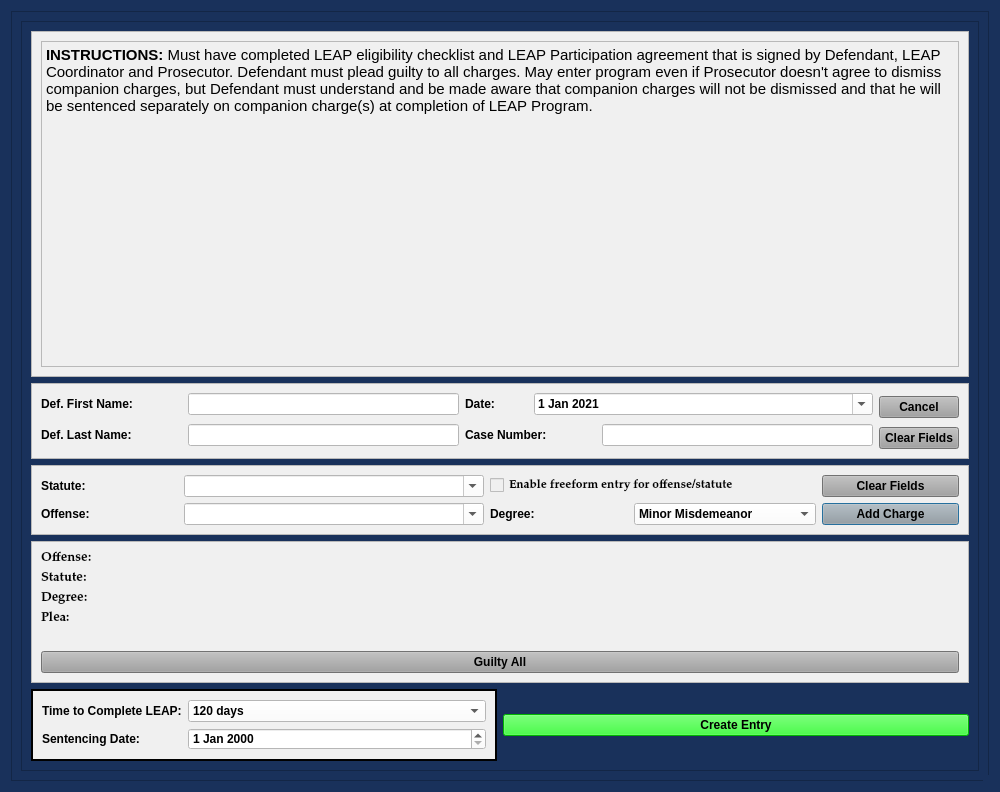
<?xml version="1.0" encoding="UTF-8"?>
<ui version="4.0">
 <class>LeapPleaLongDialog</class>
 <widget class="QDialog" name="LeapPleaLongDialog">
  <property name="windowModality">
   <enum>Qt::NonModal</enum>
  </property>
  <property name="geometry">
   <rect>
    <x>0</x>
    <y>0</y>
    <width>1000</width>
    <height>792</height>
   </rect>
  </property>
  <property name="sizePolicy">
   <sizepolicy hsizetype="Fixed" vsizetype="Preferred">
    <horstretch>0</horstretch>
    <verstretch>0</verstretch>
   </sizepolicy>
  </property>
  <property name="minimumSize">
   <size>
    <width>0</width>
    <height>0</height>
   </size>
  </property>
  <property name="maximumSize">
   <size>
    <width>2500</width>
    <height>3500</height>
   </size>
  </property>
  <property name="palette">
   <palette>
    <active>
     <colorrole role="Button">
      <brush brushstyle="SolidPattern">
       <color alpha="255">
        <red>25</red>
        <green>49</green>
        <blue>91</blue>
       </color>
      </brush>
     </colorrole>
     <colorrole role="Base">
      <brush brushstyle="SolidPattern">
       <color alpha="255">
        <red>25</red>
        <green>49</green>
        <blue>91</blue>
       </color>
      </brush>
     </colorrole>
     <colorrole role="Window">
      <brush brushstyle="SolidPattern">
       <color alpha="255">
        <red>25</red>
        <green>49</green>
        <blue>91</blue>
       </color>
      </brush>
     </colorrole>
    </active>
    <inactive>
     <colorrole role="Button">
      <brush brushstyle="SolidPattern">
       <color alpha="255">
        <red>25</red>
        <green>49</green>
        <blue>91</blue>
       </color>
      </brush>
     </colorrole>
     <colorrole role="Base">
      <brush brushstyle="SolidPattern">
       <color alpha="255">
        <red>25</red>
        <green>49</green>
        <blue>91</blue>
       </color>
      </brush>
     </colorrole>
     <colorrole role="Window">
      <brush brushstyle="SolidPattern">
       <color alpha="255">
        <red>25</red>
        <green>49</green>
        <blue>91</blue>
       </color>
      </brush>
     </colorrole>
    </inactive>
    <disabled>
     <colorrole role="Button">
      <brush brushstyle="SolidPattern">
       <color alpha="255">
        <red>25</red>
        <green>49</green>
        <blue>91</blue>
       </color>
      </brush>
     </colorrole>
     <colorrole role="Base">
      <brush brushstyle="SolidPattern">
       <color alpha="255">
        <red>25</red>
        <green>49</green>
        <blue>91</blue>
       </color>
      </brush>
     </colorrole>
     <colorrole role="Window">
      <brush brushstyle="SolidPattern">
       <color alpha="255">
        <red>25</red>
        <green>49</green>
        <blue>91</blue>
       </color>
      </brush>
     </colorrole>
    </disabled>
   </palette>
  </property>
  <property name="font">
   <font>
    <family>Palatino Linotype</family>
    <pointsize>10</pointsize>
    <weight>75</weight>
    <italic>false</italic>
    <bold>true</bold>
   </font>
  </property>
  <property name="windowTitle">
   <string>Leap Plea Case Information</string>
  </property>
  <property name="toolTip">
   <string/>
  </property>
  <property name="styleSheet">
   <string notr="true">background-color: rgb(25, 49, 91);
font: 75 10pt &quot;Palatino Linotype&quot;;
font-weight: bold;</string>
  </property>
  <property name="sizeGripEnabled">
   <bool>true</bool>
  </property>
  <property name="modal">
   <bool>true</bool>
  </property>
  <layout class="QVBoxLayout" name="verticalLayout" stretch="2">
   <item>
    <widget class="QFrame" name="frame_4">
     <property name="styleSheet">
      <string notr="true">background-color: rgb(25, 49, 91);</string>
     </property>
     <property name="frameShape">
      <enum>QFrame::StyledPanel</enum>
     </property>
     <property name="frameShadow">
      <enum>QFrame::Raised</enum>
     </property>
     <layout class="QGridLayout" name="gridLayout_4">
      <item row="0" column="0">
       <widget class="QScrollArea" name="scrollArea">
        <property name="widgetResizable">
         <bool>true</bool>
        </property>
        <widget class="QWidget" name="scrollAreaWidgetContents">
         <property name="geometry">
          <rect>
           <x>0</x>
           <y>0</y>
           <width>960</width>
           <height>752</height>
          </rect>
         </property>
         <layout class="QGridLayout" name="gridLayout_5">
          <item row="0" column="0" colspan="2">
           <widget class="QFrame" name="frame_2">
            <property name="styleSheet">
             <string notr="true">background-color: rgb(240, 240, 240);</string>
            </property>
            <property name="frameShape">
             <enum>QFrame::StyledPanel</enum>
            </property>
            <property name="frameShadow">
             <enum>QFrame::Raised</enum>
            </property>
            <layout class="QVBoxLayout" name="verticalLayout_3">
             <item>
              <widget class="QTextBrowser" name="textBrowser">
               <property name="html">
                <string>&lt;!DOCTYPE HTML PUBLIC &quot;-//W3C//DTD HTML 4.0//EN&quot; &quot;http://www.w3.org/TR/REC-html40/strict.dtd&quot;&gt;
&lt;html&gt;&lt;head&gt;&lt;meta name=&quot;qrichtext&quot; content=&quot;1&quot; /&gt;&lt;style type=&quot;text/css&quot;&gt;
p, li { white-space: pre-wrap; }
&lt;/style&gt;&lt;/head&gt;&lt;body style=&quot; font-family:'Palatino Linotype'; font-size:10pt; font-weight:600; font-style:normal;&quot;&gt;
&lt;p style=&quot; margin-top:0px; margin-bottom:0px; margin-left:0px; margin-right:0px; -qt-block-indent:0; text-indent:0px;&quot;&gt;&lt;span style=&quot; font-size:11pt;&quot;&gt;INSTRUCTIONS: &lt;/span&gt;&lt;span style=&quot; font-size:11pt; font-weight:400;&quot;&gt;Must have completed LEAP eligibility checklist and LEAP Participation agreement that is signed by Defendant, LEAP Coordinator and Prosecutor. Defendant must plead guilty to all charges. May enter program even if Prosecutor doesn't agree to dismiss companion charges, but Defendant must understand and be made aware that companion charges will not be dismissed and that he will be sentenced separately on companion charge(s) at completion of LEAP Program.&lt;/span&gt;&lt;/p&gt;&lt;/body&gt;&lt;/html&gt;</string>
               </property>
              </widget>
             </item>
            </layout>
           </widget>
          </item>
          <item row="1" column="0" colspan="2">
           <widget class="QFrame" name="frame_3">
            <property name="styleSheet">
             <string notr="true">background-color: rgb(240, 240, 240);</string>
            </property>
            <property name="frameShape">
             <enum>QFrame::StyledPanel</enum>
            </property>
            <property name="frameShadow">
             <enum>QFrame::Raised</enum>
            </property>
            <layout class="QGridLayout" name="gridLayout">
             <item row="0" column="0">
              <widget class="QLabel" name="label">
               <property name="minimumSize">
                <size>
                 <width>141</width>
                 <height>0</height>
                </size>
               </property>
               <property name="text">
                <string>Def. First Name:</string>
               </property>
              </widget>
             </item>
             <item row="0" column="1">
              <widget class="QLineEdit" name="defendant_first_name_lineEdit">
               <property name="maximumSize">
                <size>
                 <width>500</width>
                 <height>16777215</height>
                </size>
               </property>
               <property name="styleSheet">
                <string notr="true">background-color: rgb(255, 255, 255);</string>
               </property>
              </widget>
             </item>
             <item row="0" column="2">
              <widget class="QLabel" name="label_26">
               <property name="text">
                <string>Date:</string>
               </property>
              </widget>
             </item>
             <item row="0" column="3" colspan="2">
              <widget class="QDateEdit" name="plea_trial_date">
               <property name="focusPolicy">
                <enum>Qt::NoFocus</enum>
               </property>
               <property name="styleSheet">
                <string notr="true">background-color: rgb(255, 255, 255);</string>
               </property>
               <property name="minimumDate">
                <date>
                 <year>2021</year>
                 <month>1</month>
                 <day>1</day>
                </date>
               </property>
               <property name="calendarPopup">
                <bool>true</bool>
               </property>
               <property name="date">
                <date>
                 <year>2021</year>
                 <month>1</month>
                 <day>1</day>
                </date>
               </property>
              </widget>
             </item>
             <item row="0" column="5" rowspan="2">
              <widget class="QPushButton" name="cancel_Button">
               <property name="focusPolicy">
                <enum>Qt::NoFocus</enum>
               </property>
               <property name="styleSheet">
                <string notr="true">background-color: rgb(160, 160, 160);</string>
               </property>
               <property name="text">
                <string>Cancel</string>
               </property>
              </widget>
             </item>
             <item row="1" column="0" rowspan="2">
              <widget class="QLabel" name="label_2">
               <property name="minimumSize">
                <size>
                 <width>141</width>
                 <height>0</height>
                </size>
               </property>
               <property name="text">
                <string>Def. Last Name:</string>
               </property>
              </widget>
             </item>
             <item row="1" column="1" rowspan="2">
              <widget class="QLineEdit" name="defendant_last_name_lineEdit">
               <property name="enabled">
                <bool>true</bool>
               </property>
               <property name="styleSheet">
                <string notr="true">background-color: rgb(255, 255, 255);</string>
               </property>
              </widget>
             </item>
             <item row="1" column="2" rowspan="2" colspan="2">
              <widget class="QLabel" name="label_3">
               <property name="minimumSize">
                <size>
                 <width>131</width>
                 <height>0</height>
                </size>
               </property>
               <property name="text">
                <string>Case Number:</string>
               </property>
              </widget>
             </item>
             <item row="1" column="4" rowspan="2">
              <widget class="QLineEdit" name="case_number_lineEdit">
               <property name="maximumSize">
                <size>
                 <width>500</width>
                 <height>16777215</height>
                </size>
               </property>
               <property name="styleSheet">
                <string notr="true">background-color: rgb(255, 255, 255);</string>
               </property>
              </widget>
             </item>
             <item row="2" column="5">
              <widget class="QPushButton" name="clear_fields_case_Button">
               <property name="focusPolicy">
                <enum>Qt::NoFocus</enum>
               </property>
               <property name="styleSheet">
                <string notr="true">background-color: rgb(160, 160, 160);</string>
               </property>
               <property name="text">
                <string>Clear Fields</string>
               </property>
              </widget>
             </item>
            </layout>
           </widget>
          </item>
          <item row="2" column="0" colspan="2">
           <widget class="QFrame" name="frame">
            <property name="styleSheet">
             <string notr="true">background-color: rgb(240, 240, 240);</string>
            </property>
            <property name="frameShape">
             <enum>QFrame::StyledPanel</enum>
            </property>
            <property name="frameShadow">
             <enum>QFrame::Raised</enum>
            </property>
            <layout class="QGridLayout" name="gridLayout_2">
             <item row="0" column="0">
              <widget class="QLabel" name="label_6">
               <property name="text">
                <string>Statute:</string>
               </property>
              </widget>
             </item>
             <item row="0" column="1">
              <widget class="QComboBox" name="statute_choice_box">
               <property name="enabled">
                <bool>true</bool>
               </property>
               <property name="minimumSize">
                <size>
                 <width>300</width>
                 <height>0</height>
                </size>
               </property>
               <property name="focusPolicy">
                <enum>Qt::WheelFocus</enum>
               </property>
               <property name="styleSheet">
                <string notr="true">background-color: rgb(255, 255, 255);</string>
               </property>
               <property name="editable">
                <bool>true</bool>
               </property>
              </widget>
             </item>
             <item row="0" column="2" colspan="2">
              <widget class="QCheckBox" name="freeform_entry_checkBox">
               <property name="font">
                <font>
                 <family>Palatino Linotype</family>
                 <pointsize>9</pointsize>
                 <weight>9</weight>
                 <italic>false</italic>
                 <bold>false</bold>
                </font>
               </property>
               <property name="focusPolicy">
                <enum>Qt::NoFocus</enum>
               </property>
               <property name="styleSheet">
                <string notr="true">font: 75 9pt &quot;Palatino Linotype&quot;;</string>
               </property>
               <property name="text">
                <string>Enable freeform entry for offense/statute</string>
               </property>
              </widget>
             </item>
             <item row="0" column="4">
              <widget class="QPushButton" name="clear_fields_charge_Button">
               <property name="focusPolicy">
                <enum>Qt::NoFocus</enum>
               </property>
               <property name="styleSheet">
                <string notr="true">background-color: rgb(160, 160, 160);</string>
               </property>
               <property name="text">
                <string>Clear Fields</string>
               </property>
              </widget>
             </item>
             <item row="1" column="0">
              <widget class="QLabel" name="label_15">
               <property name="text">
                <string>Offense:</string>
               </property>
              </widget>
             </item>
             <item row="1" column="1">
              <widget class="QComboBox" name="offense_choice_box">
               <property name="minimumSize">
                <size>
                 <width>300</width>
                 <height>0</height>
                </size>
               </property>
               <property name="styleSheet">
                <string notr="true">background-color: rgb(255, 255, 255);</string>
               </property>
               <property name="editable">
                <bool>true</bool>
               </property>
              </widget>
             </item>
             <item row="1" column="2">
              <widget class="QLabel" name="label_23">
               <property name="text">
                <string>Degree:</string>
               </property>
              </widget>
             </item>
             <item row="1" column="3">
              <widget class="QComboBox" name="degree_choice_box">
               <property name="enabled">
                <bool>true</bool>
               </property>
               <property name="focusPolicy">
                <enum>Qt::NoFocus</enum>
               </property>
               <property name="styleSheet">
                <string notr="true">background-color: rgb(255, 255, 255);</string>
               </property>
               <item>
                <property name="text">
                 <string>Minor Misdemeanor</string>
                </property>
               </item>
               <item>
                <property name="text">
                 <string>M1</string>
                </property>
               </item>
               <item>
                <property name="text">
                 <string>M2</string>
                </property>
               </item>
               <item>
                <property name="text">
                 <string>M3</string>
                </property>
               </item>
               <item>
                <property name="text">
                 <string>M4</string>
                </property>
               </item>
               <item>
                <property name="text">
                 <string>Unclassified Misdemeanor</string>
                </property>
               </item>
              </widget>
             </item>
             <item row="1" column="4">
              <widget class="QPushButton" name="add_charge_Button">
               <property name="styleSheet">
                <string notr="true">background-color: rgb(160, 160, 160);</string>
               </property>
               <property name="text">
                <string>Add Charge</string>
               </property>
              </widget>
             </item>
            </layout>
           </widget>
          </item>
          <item row="3" column="0" colspan="2">
           <widget class="QFrame" name="frame_6">
            <property name="styleSheet">
             <string notr="true">background-color: rgb(240, 240, 240);</string>
            </property>
            <property name="frameShape">
             <enum>QFrame::StyledPanel</enum>
            </property>
            <property name="frameShadow">
             <enum>QFrame::Raised</enum>
            </property>
            <layout class="QGridLayout" name="gridLayout_3">
             <item row="0" column="0">
              <layout class="QGridLayout" name="charges_gridLayout">
               <item row="1" column="0">
                <widget class="QLabel" name="label_20">
                 <property name="font">
                  <font>
                   <family>Palatino Linotype</family>
                   <pointsize>10</pointsize>
                   <weight>75</weight>
                   <italic>false</italic>
                   <bold>true</bold>
                  </font>
                 </property>
                 <property name="text">
                  <string>Statute:</string>
                 </property>
                </widget>
               </item>
               <item row="2" column="0">
                <widget class="QLabel" name="label_21">
                 <property name="font">
                  <font>
                   <family>Palatino Linotype</family>
                   <pointsize>10</pointsize>
                   <weight>75</weight>
                   <italic>false</italic>
                   <bold>true</bold>
                  </font>
                 </property>
                 <property name="text">
                  <string>Degree:</string>
                 </property>
                </widget>
               </item>
               <item row="3" column="0">
                <widget class="QLabel" name="plea_label_1">
                 <property name="font">
                  <font>
                   <family>Palatino Linotype</family>
                   <pointsize>10</pointsize>
                   <weight>75</weight>
                   <italic>false</italic>
                   <bold>true</bold>
                  </font>
                 </property>
                 <property name="text">
                  <string>Plea:</string>
                 </property>
                </widget>
               </item>
               <item row="0" column="0">
                <widget class="QLabel" name="offense_label_1">
                 <property name="font">
                  <font>
                   <family>Palatino Linotype</family>
                   <pointsize>10</pointsize>
                   <weight>75</weight>
                   <italic>false</italic>
                   <bold>true</bold>
                  </font>
                 </property>
                 <property name="text">
                  <string>Offense:</string>
                 </property>
                 <property name="wordWrap">
                  <bool>true</bool>
                 </property>
                </widget>
               </item>
               <item row="4" column="0">
                <widget class="QLabel" name="label_4">
                 <property name="text">
                  <string/>
                 </property>
                </widget>
               </item>
              </layout>
             </item>
             <item row="1" column="0">
              <widget class="QPushButton" name="guilty_all_Button">
               <property name="focusPolicy">
                <enum>Qt::NoFocus</enum>
               </property>
               <property name="styleSheet">
                <string notr="true">background-color: rgb(160, 160, 160);</string>
               </property>
               <property name="text">
                <string>Guilty All</string>
               </property>
              </widget>
             </item>
            </layout>
           </widget>
          </item>
          <item row="4" column="0">
           <widget class="QFrame" name="frame_5">
            <property name="styleSheet">
             <string notr="true">background-color: rgb(240, 240, 240);</string>
            </property>
            <property name="frameShape">
             <enum>QFrame::Box</enum>
            </property>
            <property name="frameShadow">
             <enum>QFrame::Plain</enum>
            </property>
            <property name="lineWidth">
             <number>2</number>
            </property>
            <layout class="QFormLayout" name="formLayout">
             <item row="0" column="0">
              <widget class="QLabel" name="label_10">
               <property name="text">
                <string>Time to Complete LEAP:</string>
               </property>
              </widget>
             </item>
             <item row="0" column="1">
              <widget class="QComboBox" name="time_to_complete_box">
               <property name="styleSheet">
                <string notr="true">background-color: rgb(255, 255, 255);</string>
               </property>
               <item>
                <property name="text">
                 <string>120 days</string>
                </property>
               </item>
               <item>
                <property name="text">
                 <string>forthwith</string>
                </property>
               </item>
              </widget>
             </item>
             <item row="1" column="0">
              <widget class="QLabel" name="label_19">
               <property name="text">
                <string>Sentencing Date:</string>
               </property>
              </widget>
             </item>
             <item row="1" column="1">
              <widget class="QDateEdit" name="sentencing_date">
               <property name="styleSheet">
                <string notr="true">background-color: rgb(255, 255, 255);</string>
               </property>
              </widget>
             </item>
            </layout>
           </widget>
          </item>
          <item row="4" column="1">
           <widget class="QPushButton" name="create_entry_Button">
            <property name="styleSheet">
             <string notr="true">background-color: rgb(0, 255, 0);</string>
            </property>
            <property name="text">
             <string>Create Entry</string>
            </property>
            <property name="autoDefault">
             <bool>false</bool>
            </property>
           </widget>
          </item>
         </layout>
        </widget>
       </widget>
      </item>
     </layout>
    </widget>
   </item>
  </layout>
 </widget>
 <resources/>
 <connections/>
 <slots>
  <slot>create_entry()</slot>
  <slot>continue_dialog()</slot>
  <slot>close_window()</slot>
  <slot>set_dialog()</slot>
  <slot>update_case_information()</slot>
  <slot>ovi_dialog()</slot>
  <slot>sentencing_dialog()</slot>
  <slot>proceed_to_sentencing()</slot>
  <slot>proceed_to_ovi()</slot>
  <slot>add_charge()</slot>
  <slot>set_statute()</slot>
  <slot>set_pay_date()</slot>
  <slot>amend_offense()</slot>
  <slot>set_offense()</slot>
  <slot>add_charge_to_view()</slot>
  <slot>delete_charge()</slot>
  <slot>delete_charge_from_view()</slot>
  <slot>close_event()</slot>
  <slot>set_fra_in_file()</slot>
  <slot>set_fra_in_court()</slot>
  <slot>start_add_conditions_dialog()</slot>
  <slot>start_amend_offense_dialog()</slot>
 </slots>
</ui>
